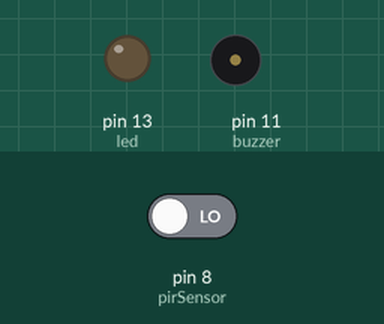
Recording of a sketch running on a simulated Arduino Uno, built with avr-gcc and run on an emulated ATmega328P. Parts: output pins drawn as LEDs (lit = HIGH), buzzer (waves = sounding). The test bench sets the inputs (shaded band); at power-on: pin 8 (pirSensor) LOW.

Above: at 1.2 s.
1.3 s: pin 8 (pirSensor) driven HIGH
At 2.5 s:
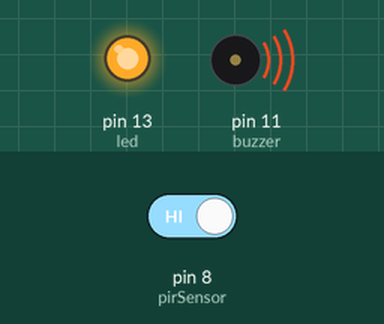
2.8 s: pin 8 (pirSensor) driven LOW
At 3.5 s:
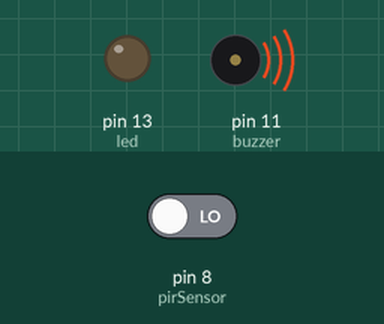
Timing chart, 0 to 5.8 s (numbered marks = the images above; inputs shaded):
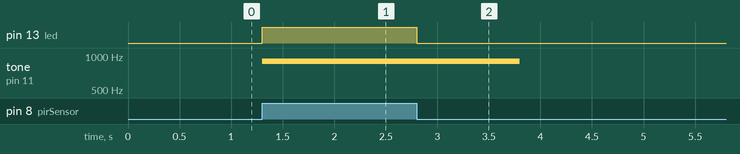

Measured:
- after the input at 1.3 s, pin 13 (led): LOW → HIGH at once; tone on pin 11 (buzzer): silent → 900 Hz at once
- after the input at 2.8 s, pin 13 (led): HIGH → LOW at once; tone on pin 11 (buzzer): 900 Hz → silent after 1.0 s

The sketch:

pirtest.ino
```cpp
int pirSensor = 8;
int led = 13;
int buzzer = 11;
int count;
void setup() {
  pinMode(pirSensor, INPUT);
  pinMode(led, OUTPUT);
  pinMode(buzzer, OUTPUT);
  count=0;
}

void loop() {
  int sensorValue = digitalRead(pirSensor);
  if (sensorValue == 1){
    digitalWrite(led , 1 ); //
    tone(buzzer,900,1000);
  }
  else
    digitalWrite(led , 0 ); //
  }
```
